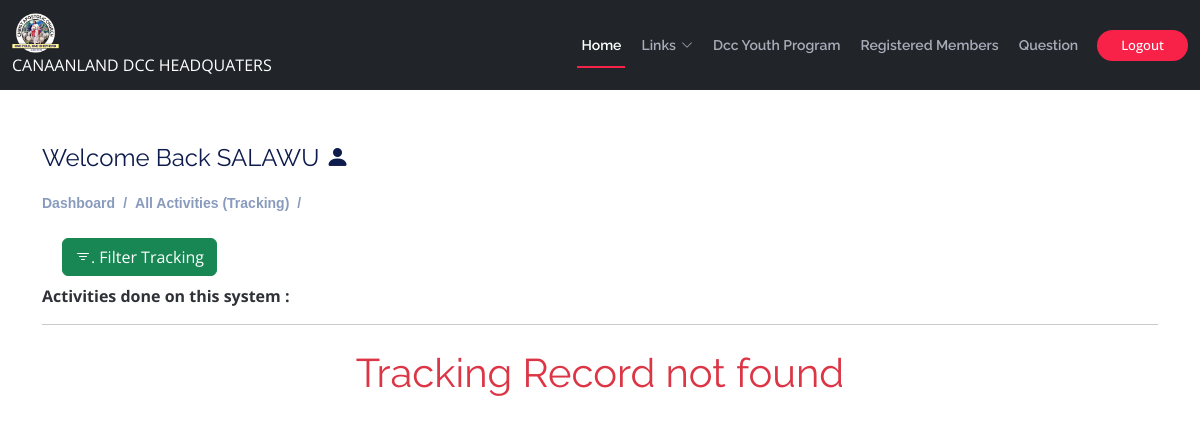
Before: /admins/admin-tracking (signed in) with the older database file.
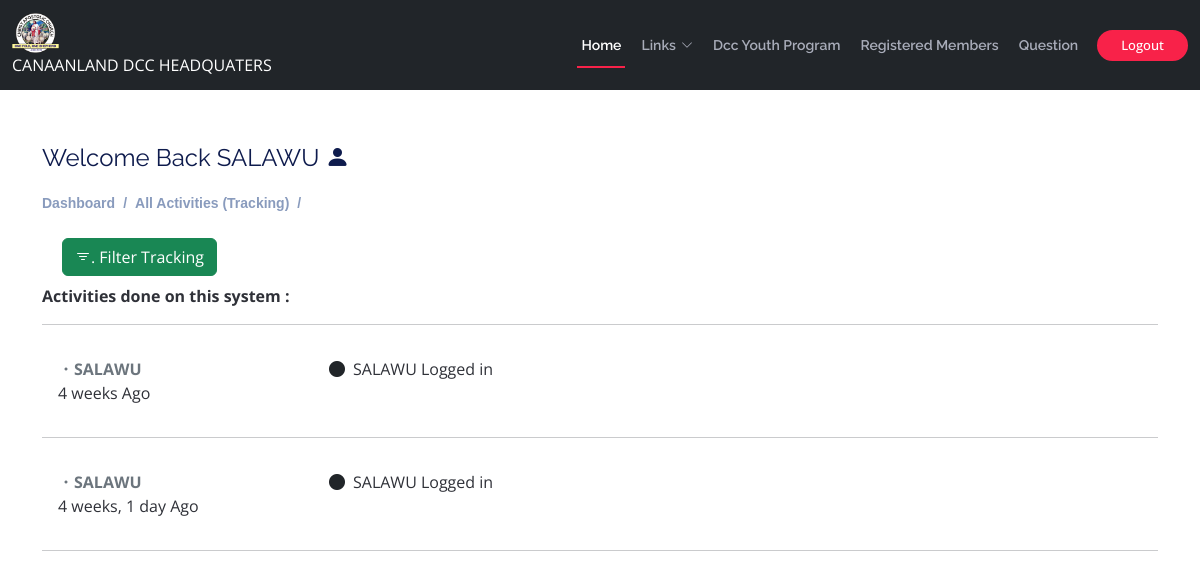
After: the same page with the newer database file.
### administrator/models.py (models this page shows, shortened)
class Tracking(models.Model):
    user = models.CharField(max_length=200, blank=True,null=True)
    action = models.CharField(max_length=2000, blank=True,null=True)
    color = models.CharField(max_length=10, blank=True,null=True)
    date = models.DateTimeField(auto_now_add=True, blank=True,null=True)
    class Meta:
        ordering = ['-date']
        indexes = [
            models.Index(fields=['-date']),
        ]

### users/decorators.py (the view)
    def wrapper_function(request, *args, **kwargs):
        group= None
        if request.user.groups.exists():
            group = request.user.groups.all()[0].name
        if group != 'admin':
            return HttpResponse("You're not allow to view this page.")
        return view_func(request, *args,**kwargs)

### administrator/views.py (called while the page is built)
@login_required(login_url='admin-login')
@admin_only
def admin_tracking(request):
    track = Tracking.objects.all()
    myFilter=TrackingFilter(request.GET, queryset=track)
    track=myFilter.qs
    p=Paginator(track, 20)
    page_num = request.GET.get('page',1)
    try:
        page = p.page(page_num)
    except PageNotAnInteger:
        page = p.page(1)
    except EmptyPage:
        page = p.page(p.num_pages)
    return render(request, "adm/admin-tracking.html",{'track':page})

### templates/adm/admin-tracking.html (shortened to what this page needs)
{% extends 'main.html' %}
{% block content %}
<div class="pagetitle container">
  <h4>Welcome Back {{request.user.first_name}} <i class="bi bi-person-fill"></i></h4>
  <nav>
    <ol class="breadcrumb">
      <li class="breadcrumb-item"><a href="{% url 'admin-dashboard' %}">Dashboard</a></li>
      <li class="breadcrumb-item">All Activities (Tracking)</li>
      <li class="breadcrumb-item"></li>
    </ol>
  </nav>
</div>
<div class="container col-lg-12" data-aos="fade-up">
    <div class="activity dashboard">
        <div class="container">
            <button data-bs-toggle="modal" data-bs-target="#filterTracking" type="button" class="btn btn-success m-2"><i class="bi bi-filter"></i>. Filter Tracking</button>
            </div>
        <b><span>Activities done on this system :</span><hr></b>
        {% if track %}
        {% for i in track %}
        <span class="dashboard">
        <div class="activity-item p-3 d-flex">
          <div class="activite-label col-5 col-sm-3 col-lg-3"><strong class='text-secondary'><i class="bi bi-dot"></i>{{i.user}}</strong><br>{{i.date|timesince}} Ago</div>
          <i class='bi bi-circle-fill activity-badge text-{{i.color}} align-self-start'></i>
          <div class="activity-content" style="margin-left: 8px;">
            {{i.action}}
          </div>
        </div>
      </span><hr>
        {% endfor %}
        {% else %}
          <center ><h1 class="text-danger mt-4 text-weight-bold">Tracking Record not found</h1> </center>
        {% endif %}
    </div>
</div>
{% endblock content %}

Changed rows visible on the page:
added Tracking: user "SALAWU", date "4 weeks", action "SALAWU Logged in"
added Tracking: user "SALAWU", date "4 weeks, 1 day", action "SALAWU Logged in"
Other visible differences:
text no longer shown: "Tracking Record not found"
